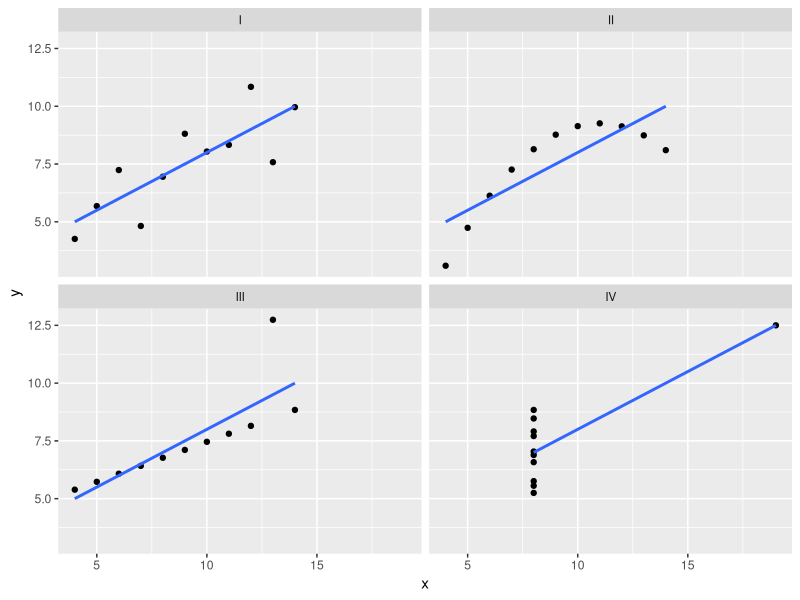

The R source for this figure:
## ---- chunk 1
knitr::opts_chunk$set(echo = FALSE)
## ---- chunk 2
library(tidyverse)
anscombe_tidy <- 
datasets::anscombe %>% 
    mutate(observation = seq_len(n())) %>%
    gather(key, value, -observation) %>%
    separate(key, c("variable", "set"), 1, convert = TRUE) %>%
    mutate(set = c("I", "II", "III", "IV")[set]) %>%
    spread(variable, value)

ggplot(anscombe_tidy, aes(x, y)) +
    geom_point() +
    facet_wrap(~ set) +
    geom_smooth(method = "lm", se = FALSE)

